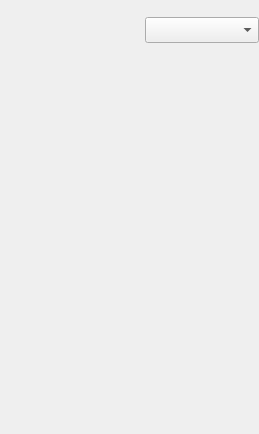
        <widget class="QWidget" name="blankPage">
         <layout class="QVBoxLayout" name="verticalLayout_6">
          <property name="leftMargin">
           <number>0</number>
          </property>
          <property name="rightMargin">
           <number>0</number>
          </property>
          <item>
           <widget class="QWidget" name="seqWidget_32" native="true">
            <property name="minimumSize">
             <size>
              <width>0</width>
              <height>0</height>
             </size>
            </property>
            <property name="maximumSize">
             <size>
              <width>16777215</width>
              <height>16777215</height>
             </size>
            </property>
            <layout class="QVBoxLayout" name="verticalLayout_14">
             <property name="spacing">
              <number>0</number>
             </property>
             <property name="leftMargin">
              <number>0</number>
             </property>
             <property name="topMargin">
              <number>0</number>
             </property>
             <property name="rightMargin">
              <number>0</number>
             </property>
             <property name="bottomMargin">
              <number>0</number>
             </property>
             <item>
              <widget class="QWidget" name="blank_SelectWgt" native="true">
               <property name="minimumSize">
                <size>
                 <width>0</width>
                 <height>39</height>
                </size>
               </property>
               <property name="maximumSize">
                <size>
                 <width>16777215</width>
                 <height>39</height>
                </size>
               </property>
               <layout class="QHBoxLayout" name="horizontalLayout_58">
                <property name="spacing">
                 <number>15</number>
                </property>
                <property name="leftMargin">
                 <number>0</number>
                </property>
                <property name="topMargin">
                 <number>0</number>
                </property>
                <property name="rightMargin">
                 <number>0</number>
                </property>
                <property name="bottomMargin">
                 <number>0</number>
                </property>
                <item>
                 <widget class="AngKOperationTag" name="blankPage_blankTagWgt" native="true">
                  <property name="minimumSize">
                   <size>
                    <width>130</width>
                    <height>39</height>
                   </size>
                  </property>
                  <property name="maximumSize">
                   <size>
                    <width>130</width>
                    <height>39</height>
                   </size>
                  </property>
                 </widget>
                </item>
                <item>
                 <widget class="QComboBox" name="blankPage_blankTagComboBox">
                  <property name="minimumSize">
                   <size>
                    <width>114</width>
                    <height>26</height>
                   </size>
                  </property>
                 </widget>
                </item>
               </layout>
              </widget>
             </item>
            </layout>
           </widget>
          </item>
          <item>
           <spacer name="verticalSpacer_2">
            <property name="orientation">
             <enum>Qt::Vertical</enum>
            </property>
            <property name="sizeHint" stdset="0">
             <size>
              <width>20</width>
              <height>373</height>
             </size>
            </property>
           </spacer>
          </item>
         </layout>
        </widget>
